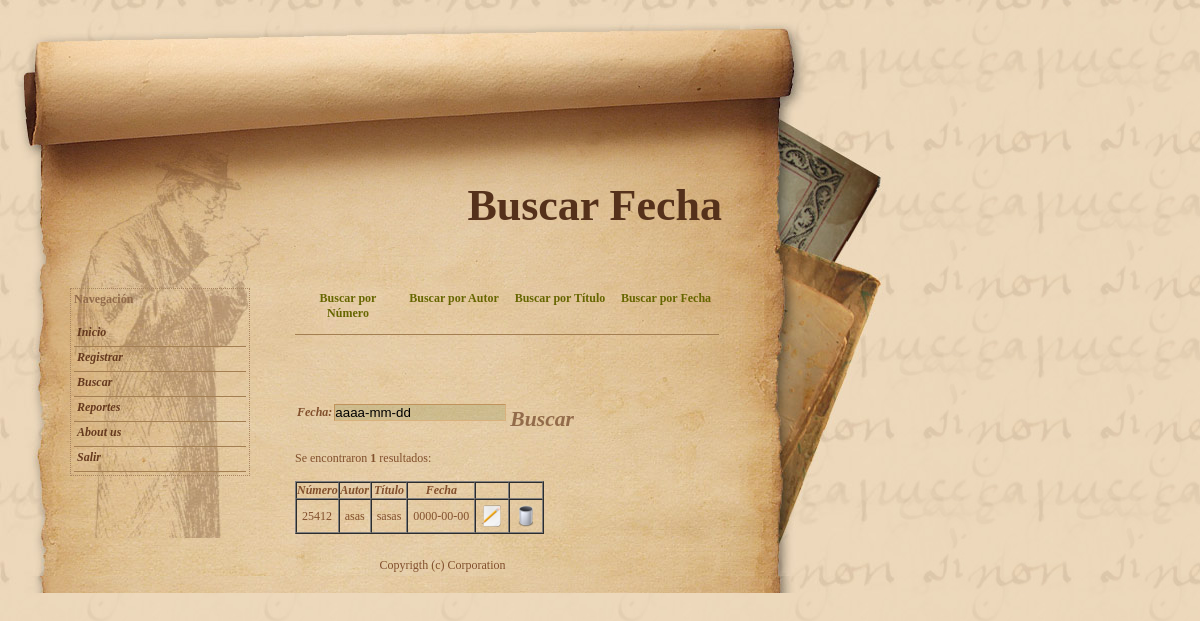
Screenshot of /buscar/fecha.php (signed in) with the database file from the repository.
### tables this page shows
CREATE TABLE IF NOT EXISTS `libro` (
  `nro` int(11) NOT NULL,
  `fecha` date NOT NULL,
  `autor` varchar(200) NOT NULL,
  `titulo` text NOT NULL,
  `id_lug` int(11) NOT NULL,
  `id_edi` int(11) NOT NULL,
  `anio` year(4) NOT NULL,
  `edicion` varchar(10) NOT NULL,
  `volumen` varchar(5) NOT NULL,
  `paginas` int(11) NOT NULL,
  `compra` tinyint(1) DEFAULT NULL,
  `precio` int(11) DEFAULT NULL,
  `donac` tinyint(1) DEFAULT NULL,
  `dl` tinyint(1) DEFAULT NULL,
  `id_pro` int(11) NOT NULL,
  `observacion` text,
  PRIMARY KEY (`nro`),
  KEY `id_lug` (`id_lug`,`id_edi`,`id_pro`),
  KEY `id_lug_2` (`id_lug`),
  KEY `id_edi` (`id_edi`),
  KEY `id_pro` (`id_pro`)
);

### public/buscar/fecha.php (the view, shortened to what this page needs)
<?php require_once('../../Connections/conex.php'); ?>
<?php
if (!function_exists("GetSQLValueString")) {
function GetSQLValueString($theValue, $theType, $theDefinedValue = "", $theNotDefinedValue = "")
{
  $theValue = function_exists("mysql_real_escape_string") ? mysql_real_escape_string($theValue) : mysql_escape_string($theValue);
  switch ($theType) {
    case "date":
      $theValue = ($theValue != "") ? "'" . $theValue . "'" : "NULL";
      break;
  }
  return $theValue;
}
}
$colname_libro = "-1";
$query_libro = sprintf("SELECT nro, fecha, autor, titulo FROM libro WHERE fecha = %s", GetSQLValueString($colname_libro, "date"));
$libro = mysql_query($query_libro, $conex) or die(mysql_error());
$row_libro = mysql_fetch_assoc($libro);
$totalRows_libro = mysql_num_rows($libro);
?>
<!DOCTYPE html PUBLIC "-//W3C//DTD XHTML 1.0 Transitional//EN" "http://www.w3.org/TR/xhtml1/DTD/xhtml1-transitional.dtd">
<html xmlns="http://www.w3.org/1999/xhtml">
<head>
<link href="../css/style.css" rel="stylesheet" type="text/css" />
<link href="../../SpryAssets/SpryValidationTextField.css" rel="stylesheet" type="text/css" />
</head>
<body>
<div id="container">
  <div id="header">
    <h1>Buscar Fecha</h1>
  </div>
  <div id="sideheader"></div>
  <div id="left_column">
    <div class="left_column_boxes">
      <h4>Navegación</h4>
      <div id="navcontainer">
        <ul id="navlist">
          <li><a href="../inicio.php">Inicio</a></li>
          <li><a href="../registrar/libro.php">Registrar</a></li>
          <li><a href="numero.php">Buscar</a></li>
          <li><a href="../reportes/todo.php">Reportes</a></li>
          <li><a href="#">About us </a></li>
          <li><a href="../logout.php">Salir</a></li>
        </ul>
      </div>
    </div>
  </div>
  <div id="content">
    <div id="listarH">
      <ul>
        <li><a href="numero.php">Buscar por Número</a></li>
        <li><a href="autor.php">Buscar por Autor</a></li>
        <li><a href="titulo.php">Buscar por Título</a></li>
        <li><a href="fecha.php">Buscar por Fecha</a></li>
      </ul>
    </div>
    <div id="mostrar">
      <form id="form1" name="form1" method="post" action="fecha.php">
        <table align="center">
          <tr>
            <th>Fecha:</th>
            <td><span id="vfecha">
              <input name="fecha" type="text" class="fields_contact_us" id="fecha" />
              <br />
            <span class="textfieldRequiredMsg">Se necesita un valor.</span><span class="textfieldInvalidFormatMsg">Formato no válido.</span></span></td>
            <td><input name="button" type="submit" class="submit_button" id="button" value="Buscar" /></td>
          </tr>
        </table>
      </form>
      <?php if ($totalRows_libro > 0) {  ?>
        <p>Se encontraron <strong><?php echo $totalRows_libro ?></strong>  resultados</strong>:</p>
        <table border="1" align="center" cellspacing="0" class="spacio">
          <tr>
            <th scope="col">Número</th>
            <th scope="col">Autor</th>
            <th scope="col">Título</th>
            <th scope="col">Fecha</th>
            <th scope="col">&nbsp;</th>
            <th scope="col">&nbsp;</th>
          </tr>
          <?php do { ?>
            <tr>
              <td><?php echo $row_libro['nro']; ?></td>
              <td><?php echo $row_libro['autor']; ?></td>
              <td><?php echo $row_libro['titulo']; ?></td>
              <td><?php echo $row_libro['fecha']; ?></td>
              <td><a href="editar.php?nro=<?php echo $row_libro['nro']; ?>"><img src="../images/edit.png" width="22" height="22" alt="Editar" /></a></td>
              <td><a href="borrar.php?nro=<?php echo $row_libro['nro']; ?>"><img src="../images/trash.png" width="22" height="22" alt="Borrar" /></a></td>
            </tr>
            <?php } while ($row_libro = mysql_fetch_assoc($libro)); ?>
        </table>
        <?php }  ?>
    </div>
  </div>
  <div id="footer">Copyrigth (c) Corporation</div>
</div>
</body>
</html>

### public/css/style.css (style rules this page uses)
* { margin: 0; padding: 0; }
body { background-color: green; background-image: url(../images/body.jpg); font-family: Georgia, "Times New Roman", Times, serif; font-size: 62.5%; color: #814F2C; }
#container { width: 885px; min-height: 576px; font-size: 1.2em; background-image: url(../images/container.jpg); background-repeat: repeat-y; }
#header { background-image: url(../images/header.jpg); height: 288px; margin-top: 0px; }
#sideheader { background-image: url(../images/sideheader.jpg); height: 576px; width: 145px; position: absolute; left: 740px; top: 0px; }
#left_column { width: 180px; margin-top: 0px; float: left; background-image: url(../images/left_column.jpg); background-repeat: no-repeat; margin-left: 70px!important; margin-left: 35px; min-height: 250px; }
.left_column_boxes { border: 1px dotted #AA8661!important; border: none; padding: 3px; margin-bottom: 20px; }
#content { padding-right: 150px; margin-left: 295px; }
#footer { padding: 20px; clear: both; text-align: center; }
p { padding-top: 15px; padding-bottom: 15px; color: #814F2C; }
h1 { float: right; margin-right: 163px!important; margin-right: 80px; margin-top: 180px; font-size: 44px; color: #55311B; }
h4 { color: #926B4A; margin-bottom: 15px; }
a:link, a:visited, a:active { color: #666600 }
#navcontainer ul { list-style-type: none; }
#navcontainer a { display: block; padding: 3px; border-bottom: 1px solid #A47F52; font-weight: bold; height: 1.5em; }
#navcontainer a:link, #navlist a:visited { color: #65391E; text-decoration: none; font-style: italic; }
th { font-style: italic; }
table.spacio tr td { padding: 5px; }
input.fields_contact_us { width: 170px; background: url(../images/menu_hover.png)!important; background: none; border-top: 1px solid #C0935C; border-left: 1px solid #C0935C; border-bottom: 1px solid #D9B17D; border-right: 1px solid #D9B17D; margin-top: 3px; margin-bottom: 3px; }
.submit_button { margin-top: 15px; width: 100%; padding: 2px; background: none; cursor: pointer; color: #926B4A; border: none; font-size: 1.8em; font-weight: bold; font-family: "Times New Roman", Times, serif; font-style: italic; }
#listarH li { display: inline; }
#listarH ul li a { width: 100px; display: block; float: left; padding: 3px; border-bottom: 1px solid #A47F52; font-weight: bold; height: 40px; width: 100px; text-decoration: none; text-align: center; }
#mostrar { margin-top: -150px; }
a img { border: none; }

### rows the page displays
libro: nro "25412", autor "asas", titulo "sasas", fecha "0000-00-00"

### other values shown
$totalRows_libro "1"
